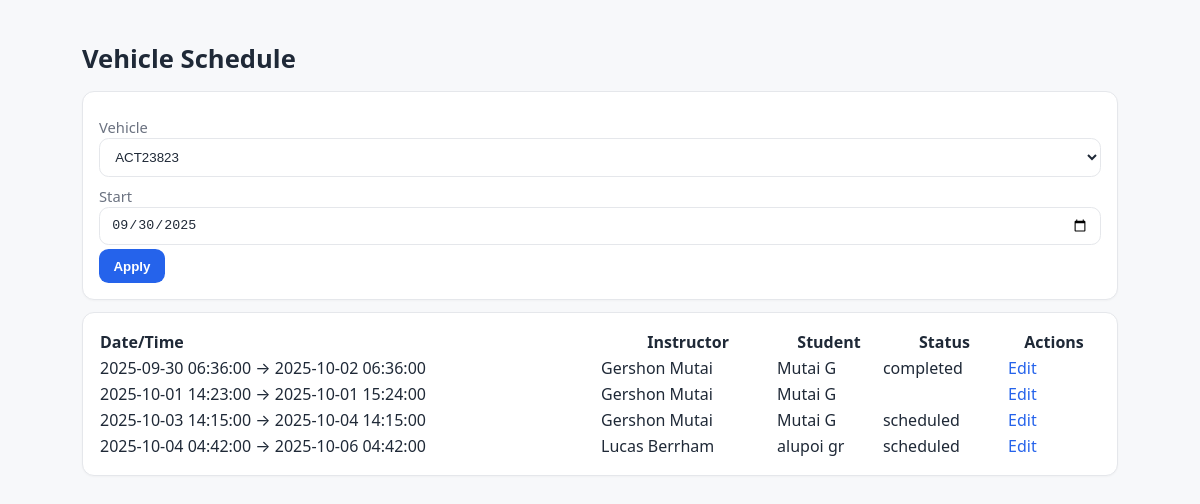
The page /public/vehicles/schedule.php (signed in) on the database its author committed.
### tables this page shows
CREATE TABLE `lessons` (
  `id` int(11) NOT NULL,
  `enrollment_id` int(11) NOT NULL,
  `instructor_id` int(11) NOT NULL,
  `vehicle_id` int(11) DEFAULT NULL,
  `start_time` datetime NOT NULL,
  `end_time` datetime NOT NULL,
  `status` enum('scheduled','completed','cancelled','no_show') NOT NULL DEFAULT 'scheduled',
  `notes` text DEFAULT NULL,
  `created_at` timestamp NOT NULL DEFAULT current_timestamp()
);

CREATE TABLE `users` (
  `id` int(11) NOT NULL,
  `email` varchar(191) NOT NULL,
  `password_hash` varchar(255) DEFAULT NULL,
  `first_name` varchar(100) NOT NULL,
  `last_name` varchar(100) NOT NULL,
  `phone` varchar(50) DEFAULT NULL,
  `is_active` tinyint(1) NOT NULL DEFAULT 1,
  `created_at` timestamp NOT NULL DEFAULT current_timestamp(),
  `role` enum('admin','staff','instructor','student') NOT NULL DEFAULT 'student'
);

### php/Core/Database.php (called while the page is built, shortened)
<?php
class Database
{
    private static ?PDO $pdo = null;
    public static function pdo(): PDO
    {
        if (self::$pdo === null) {
            $dsn = "mysql:host=" . Config::DB_HOST . ";dbname=" . Config::DB_NAME . ";charset=" . Config::DB_CHARSET;
            $options = [
                PDO::ATTR_ERRMODE => PDO::ERRMODE_EXCEPTION,
                PDO::ATTR_DEFAULT_FETCH_MODE => PDO::FETCH_ASSOC,
                PDO::ATTR_EMULATE_PREPARES => false,
            ];
            try {
                self::$pdo = new PDO($dsn, Config::DB_USER, Config::DB_PASS, $options);
            } catch (PDOException $e) {
                http_response_code(500);
                die("Database connection failed: " . htmlspecialchars($e->getMessage(), ENT_QUOTES, 'UTF-8'));
            }
        }
        return self::$pdo;
    }
}

### php/Models/Vehicle.php (called while the page is built, shortened)
<?php
class Vehicle
{
    public static function all(): array {
        $sql = "SELECT * FROM vehicles ORDER BY is_available DESC, plate_no";
        return Database::pdo()->query($sql)->fetchAll(PDO::FETCH_ASSOC);
    }
}

### php/Models/Lesson.php (called while the page is built, shortened)
<?php
class Lesson
{
    public static function inRange(string $start, string $end, array $filters = []): array {
        $pdo = Database::pdo();
        $where = ["l.start_time < ? AND l.end_time > ?"];
        $params = [$end, $start];
        $sql = "SELECT l.*,
                       e.student_id,
                       su.first_name AS stud_first, su.last_name AS stud_last,
                       i.id AS instructor_id,
                       iu.first_name AS inst_first, iu.last_name AS inst_last,
                       v.plate_no,
                       b.name AS branch_name
                FROM lessons l
                JOIN enrollments e ON e.id = l.enrollment_id
                LEFT JOIN students s ON s.id = e.student_id
                LEFT JOIN users su ON su.id = s.user_id
                JOIN instructors i ON i.id = l.instructor_id
                LEFT JOIN users iu ON iu.id = i.user_id
                LEFT JOIN vehicles v ON v.id = l.vehicle_id
                LEFT JOIN branches b ON b.id = i.branch_id
                WHERE " . implode(" AND ", $where) . "
                ORDER BY l.start_time ASC";
        $stmt = $pdo->prepare($sql);
        $stmt->execute($params);
        $rows = $stmt->fetchAll(PDO::FETCH_ASSOC);
        $byKey = [];
        foreach ($rows as $idx => $r) {
            $k1 = 'i:' . (int)$r['instructor_id'];
            $k2 = $r['vehicle_id'] ? 'v:' . (int)$r['vehicle_id'] : null;
            foreach ([$k1, $k2] as $k) {
                if (!$k) continue;
                if (!isset($byKey[$k])) $byKey[$k] = [];
                $byKey[$k][] = $idx;
            }
        }
        $conflict = array_fill(0, count($rows), 0);
        foreach ($byKey as $k => $idxs) {
            for ($a=0; $a<count($idxs); $a++) {
                for ($b=$a+1; $b<count($idxs); $b++) {
                    $ra = $rows[$idxs[$a]]; $rb = $rows[$idxs[$b]];
                    if ($ra['start_time'] < $rb['end_time'] && $ra['end_time'] > $rb['start_time']) {
                        $conflict[$idxs[$a]] = 1;
                        $conflict[$idxs[$b]] = 1;
                    }
                }
            }
        }
        return $rows;
    }
}

### public/vehicles/schedule.php (the view, shortened to what this page needs)
<?php
require_once __DIR__ . '/../../php/Core/Database.php';
require_once __DIR__ . '/../../php/Models/Lesson.php';
require_once __DIR__ . '/../../php/Models/Vehicle.php';
$vehicle_id = isset($_GET['vehicle_id']) && $_GET['vehicle_id'] !== '' ? (int)$_GET['vehicle_id'] : 0;
$start = ($_GET['start'] ?? date('Y-m-d')) . ' 00:00:00';
$end = date('Y-m-d 00:00:00', strtotime('+14 days', strtotime($start)));
$filters = [];
$rows = Lesson::inRange($start, $end, $filters);
$vehicles = Vehicle::all();
?>
<!doctype html>
<html lang="en">
<head>
  <link rel="stylesheet" href="../../assets/css/main.css">
</head>
<body>
<main class="container">
  <h1>Vehicle Schedule</h1>
  <form class="card" method="get">
    <label>Vehicle
      <select name="vehicle_id">
        <?php foreach ($vehicles as $v): $vid=(int)$v['id']; $label = $v['plate_no'] ?? ('Vehicle #'.$vid); ?>
          <option value="<?= $vid ?>" <?= ($vehicle_id===$vid)?'selected':'' ?>><?= htmlspecialchars($label) ?></option>
        <?php endforeach; ?>
      </select>
    </label>
    <label>Start
      <input type="date" name="start" value="<?= htmlspecialchars(substr($start,0,10)) ?>">
    </label>
    <button type="submit">Apply</button>
  </form>
  <div class="card">
    <table style="width:100%; border-collapse:collapse;">
      <thead><tr><th style='text-align:left'>Date/Time</th><th>Instructor</th><th>Student</th><th>Status</th><th>Actions</th></tr></thead>
      <tbody>
      <?php foreach ($rows as $r): $stud = trim(($r['stud_first'] ?? '') . ' ' . ($r['stud_last'] ?? '')); $inst = trim(($r['inst_first'] ?? '') . ' ' . ($r['inst_last'] ?? '')); ?>
        <tr>
          <td><?= htmlspecialchars($r['start_time']) ?> → <?= htmlspecialchars($r['end_time']) ?></td>
          <td><?= htmlspecialchars($inst ?: 'Instructor') ?></td>
          <td><?= htmlspecialchars($stud ?: 'Student') ?></td>
          <td><?= htmlspecialchars($r['status'] ?? '—') ?></td>
          <td><a href="/origin-driving/public/lessons/edit.php?id=<?= (int)$r['id'] ?>">Edit</a></td>
        </tr>
      <?php endforeach; if (empty($rows)): ?>
        <tr><td colspan="5">No lessons in selected period.</td></tr>
      <?php endif; ?>
      </tbody>
    </table>
  </div>
</main>
</body>
</html>

### assets/css/main.css (style rules this page uses)
:root { --bg:#f7f8fa; --card:#ffffff; --text:#1f2937; --muted:#6b7280; --primary:#2563eb; --primary-600:#1d4ed8; --border:#e5e7eb; --accent:#10b981; --danger:#ef4444; }
* { box-sizing:border-box }
html,body { height:100% }
body { margin:0; font-family:system-ui,-apple-system,Segoe UI,Roboto,Ubuntu,Cantarell,Noto Sans,sans-serif; color:var(--text); background:var(--bg); line-height:1.5; }
.container { max-width:1100px;margin:5px auto;padding:2rem }
a { color:var(--primary);text-decoration:none }
.card { background:var(--card);border:1px solid var(--border);border-radius:12px;padding:1rem;margin:.75rem 0;box-shadow:0 1px 2px rgba(0,0,0,.03) }
h1 { font-size:1.6rem;margin:.2rem 0 .8rem }
form label { display:block;margin:.5rem 0 .25rem;color:var(--muted);font-size:.92rem }
input[type="text"],input[type="number"],input[type="datetime-local"],input[type="date"],input[type="email"],input[type="password"],select,textarea { width:100%;padding:.6rem .7rem;border:1px solid var(--border);border-radius:.6rem;background:var(--card);color:var(--text) }
button,.btn,input[type="submit"] { appearance:none;border:0;border-radius:.6rem;background:var(--primary);color:#fff;padding:.6rem .9rem;font-weight:600;cursor:pointer }

### rows shown on the page
lessons: start_time "2025-09-30 06:36:00", end_time "2025-10-02 06:36:00", users.first_name+last_name "Gershon Mutai", users.first_name+last_name "Mutai G", status "completed"
lessons: start_time "2025-10-01 14:23:00", end_time "2025-10-01 15:24:00", users.first_name+last_name "Gershon Mutai", users.first_name+last_name "Mutai G"
lessons: start_time "2025-10-03 14:15:00", end_time "2025-10-04 14:15:00", users.first_name+last_name "Gershon Mutai", users.first_name+last_name "Mutai G", status "scheduled"
lessons: start_time "2025-10-04 04:42:00", end_time "2025-10-06 04:42:00", users.first_name+last_name "Lucas Berrham", users.first_name+last_name "alupoi gr", status "scheduled"

### other values the page prints
form field vehicle_id "ACT23823"
